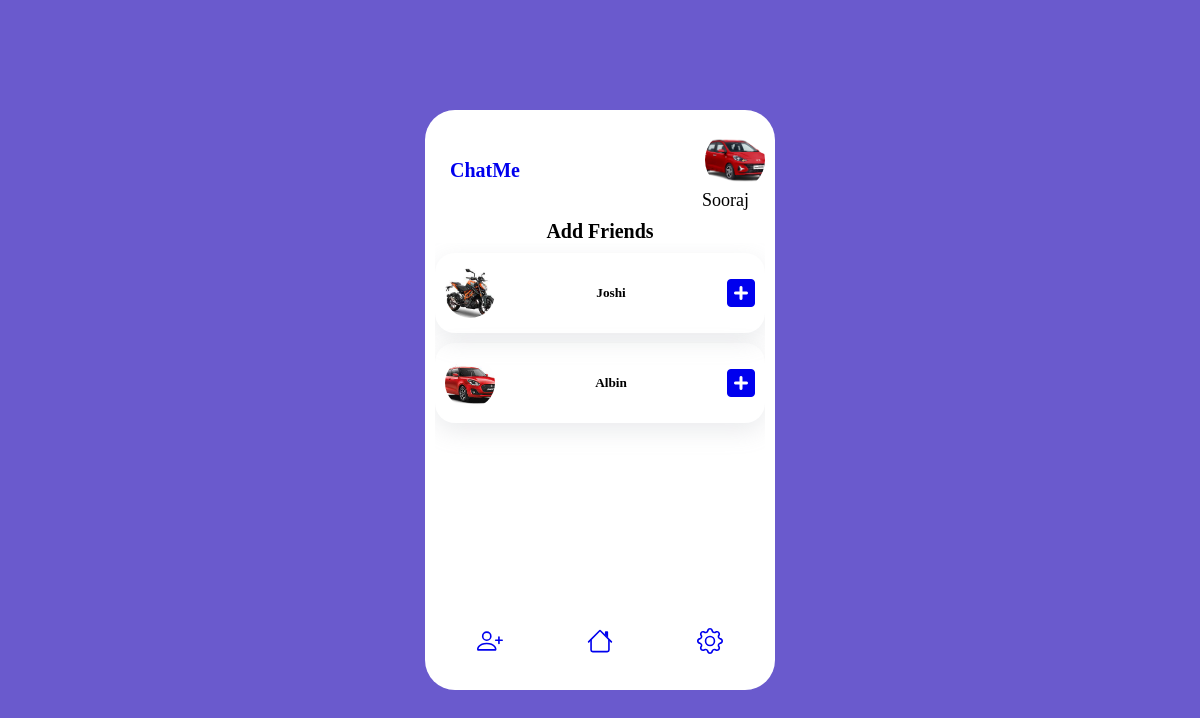
The page /friends-list (signed in) on the database its author committed.
### User/models.py (models this page shows, shortened)
class Profile(models.Model):
    user = models.ForeignKey(User,on_delete=models.CASCADE)
    profile_pic = models.ImageField(upload_to='profile_pic',null=True,default="no-user.png")
    friends = models.ManyToManyField("Friend",related_name="friend_profile")

### Home/views.py (the view)
# urls.py: path('friends-list',views.friend_list,name='friendslist'),
def friend_list(request):
    user_profile = Profile.objects.get(user=request.user)
    friends = Profile.objects.exclude(user=request.user)
    context = {
        "user_profile":user_profile,
        "friends":friends
    }
    return render(request,'addfriend.html',context)

### templates/addfriend.html (shortened to what this page needs)
{% extends 'base.html' %}
{% block content %}
<div class="chat-container">
    <div class="main">
      <div class="logo">
        <a href="{% url 'Home:index' %}">ChatMe</a>
      </div>
      <div class="sub-main">
        <div class="main-user">
          {% if user.is_authenticated %}
          <img src="{{user_profile.profile_pic.url}}" alt="profile picture" />
          {% else %}
          <img src="" alt="profile" >
          {% endif %}
        </div>
        <p>{{user_profile.user}}</p>
      </div>
    </div>
    <div class="header">Add Friends</div>
    <div class="friends-container">
      {% for friend in friends %}
        <div class="friends" id="friend-{{friend.id}}">
          <div class="pic">
            <img src="{{friend.profile_pic.url}}" alt="" />
          </div>
          <div class="name">
            <h5>{{friend.user}}</h5>
          </div>
          <div>
              <a href="{% url 'Home:addfriends' friend.id %}" data-friend-id="{{ friend.id }}" onclick="addFriend(event, {{ friend.id }})">
                <i  class="fa fa-solid fa-square-plus fa-2x"></i>
              </a>
          </div>
        </div>
      {% endfor %}
    </div>
    <div class="footer">
      <div>
        <a href="{% url 'Home:friendslist' %}">
        </a>
      </div>
      <div>
        <a href="{% url 'Home:index' %}">
        </a>
      </div>
      <div>
        <a href="{% url 'User:settings' %}">
        </a>
      </div>
    </div>
  </div>
{% endblock content %}

### static/css/style.css (style rules this page uses)
* { padding: 0px; margin: 0px; box-sizing: border-box; font-family: Poppins; }
body { width: 100%; height: 100vh; display: flex; align-items: center; justify-content: center; background-color: slateblue; font-family: Poppins; }
.logo { width: 100px; height: 100px; display: flex; align-items: center; justify-content: center; font-size: 20px; font-weight: bold; color: slateblue; line-height: 20px; }
.main { width: 100%; height: auto; display: flex; align-items: center; justify-content: space-between; }
img { object-fit: cover; height: 100%; width: 100%; border-radius: 50%; }
.chat-container, .chat-container2 { width: 350px; height: 580px; background-color: white; border-radius: 30px; padding: 10px 10px }
.sub-main { width: 200px; display: flex; align-items: flex-end; justify-content: center; flex-direction: column; }
.sub-main p { font-size: 18px; margin-right: 1rem; }
.main-user { width: 60px; height: 60px; float: right; border-radius: 50%; }
.header { width: 100%; height: auto; display: flex; align-items: center; justify-content: center; font-size: 20px; font-weight: bold; }
.friends-container { width: 100%; height: 380px; overflow: auto; }
.friends { width: 100%; height: 80px; box-shadow: rgba(149, 157, 165, 0.2) 0px 8px 24px; border-radius: 20px; display: flex; align-items: center; justify-content: space-between; margin-top: 10px; padding: 0px 10px; }
.pic, .pro-pic { width: 50px; height: 50px; border-radius: 50%; }
.name { flex-grow: 2; display: flex; align-items: center; justify-content: center; flex-direction: column; }
.footer { width: 100%; height: 40px; display: flex; align-items: center; justify-content: space-around; }
svg { cursor: pointer; }
a { text-decoration: none; }

### rows shown on the page
Profile: profile_pic (picture), user "Sooraj"
Profile: profile_pic (picture), user "Joshi"
Profile: profile_pic (picture), user "Albin"
